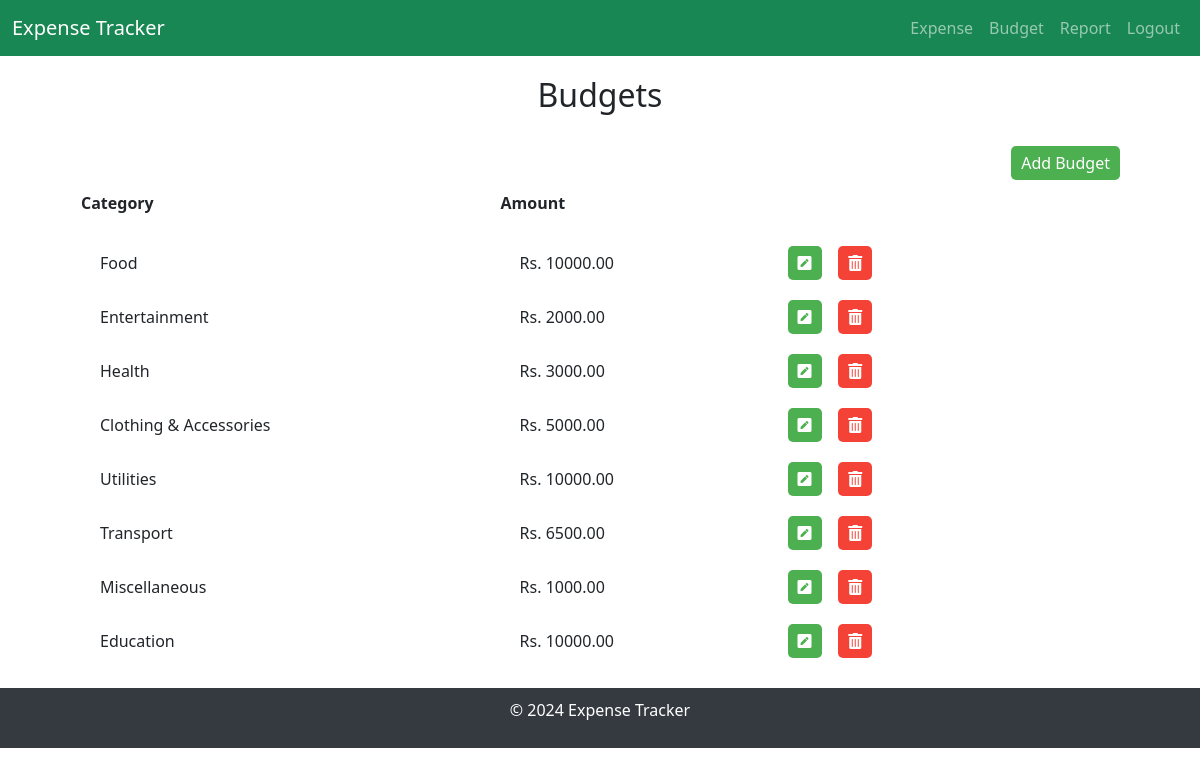
Screenshot of /expense/showbudget (signed in) with the database file from the repository.
### expense/models.py (models this page shows)
class Budget(models.Model):
    CATEGORY=(
        ('', 'Select Category'),
        ('Clothing & Accessories', 'Clothing & Accessories'),
        ('Education', 'Education'),
        ('Entertainment', 'Entertainment'),
        ('Food','Food'),
        ('Health', 'Health'),
        ('Miscellaneous', 'Miscellaneous'),
        ('Others', 'Others'),
        ('Personal Care', 'Personal Care'),
        ('Transport', 'Transport'),
        ('Utilities', 'Utilities')
    )
    user = models.ForeignKey(User, on_delete=models.CASCADE)
    expense = models.ForeignKey(Expense, on_delete=models.CASCADE, null=True)
    category = models.CharField(max_length=200, choices=CATEGORY, default=1)
    amount = models.DecimalField(max_digits=10, decimal_places=2)
    rem_amount = models.DecimalField(max_digits=10, decimal_places=2, null=True)

### expense/views.py (the view)
# urls.py: path('showbudget', views.budget_list, name='budget_list'),
@login_required
def budget_list(request):
    budgets = Budget.objects.filter(user=request.user)
    return render(request, 'expense/budget_list.html', {
        'budgets': budgets
    })

### expense/templates/expense/budget_list.html (shortened to what this page needs)
{% extends 'layout.html' %}
{% block content %}
<div class="list-container">
<h2 style="text-align: center;">Budgets</h2><br>
<a href="{% url 'add_budget' %}" class="btn btn-primary" style="float: right; margin-bottom: 10px;">Add Budget</a>
  <table>
    <thead>
      <tr>
        <th>Category</th>
        <th>Amount</th>
      </tr>
    </thead>
    <tbody>
        <tr>
          <td>{{ rem_amount }}</td>
        </tr>
      {% for budget in budgets %}
        <tr>
          <td>{{ budget.category }}</td>
          <td>Rs. {{ budget.amount }}</td>
          <td>
            <a href="/expense/updatebudget/{{budget.id}}" class="btn btn-primary">
                <i class="fas fa-pen-square"></i>
            </a>
            <a href="/expense/deletebudget/{{budget.id}}" class="btn btn-danger" onclick="return confirm('Are you sure you want to delete this budget?')">
                <i class="fas fa-trash-alt"></i>
            </a>
        </td>
        </tr>
      {% endfor %}
    </tbody>
  </table>
  </div>
{% endblock %}

### expense/templates/layout.html (shortened to what this page needs)
<!DOCTYPE html>
<html lang="en">
<head>
    {% block head %}
    {% load static %}
  <link href="https://cdn.jsdelivr.net/npm/bootstrap@5.3.3/dist/css/bootstrap.min.css" rel="stylesheet"
>
  <link rel="stylesheet" href="https://cdn.jsdelivr.net/npm/bootstrap-icons/font/bootstrap-icons.css">
  <link rel="stylesheet" href="https://pro.fontawesome.com/releases/v5.10.0/css/all.css"
 />
{% endblock %}
</head>
<body>
    <header>
        <nav class="navbar navbar-expand-lg navbar-dark bg-success">
            <div class="container-fluid">
                <a class="navbar-brand" href="{% url 'homepage' %}">Expense Tracker</a>
                <div class="collapse navbar-collapse" id="navbarNav">
                    <ul class="navbar-nav ms-auto">
                        {% if user.is_authenticated %}
                            <li class="nav-item"><a class="nav-link" href="{% url 'expense_list' %}">Expense</a></li>
                            <li class="nav-item"><a class="nav-link" href="{% url 'budget_list' %}">Budget</a></li>
                            <li class="nav-item"><a class="nav-link" href="{% url 'report' %}">Report</a></li>
                            <li class="nav-item"><a class="nav-link" href="{% url 'logout' %}">Logout</a></li>
                        {% else %}
                            <li class="nav-item"><a class="nav-link" href="{% url 'login' %}">Login</a></li>
                        {% endif %}
                    </ul>
                </div>
            </div>
        </nav>
    </header>
    <main>
        {% block content %}{% endblock %}
    </main>
    <footer>
        <p>&copy; 2024 Expense Tracker</p>
    </footer>
</body>
</html>

### expense/templates/layout.html (style rules this page uses)
footer { text-align: center; padding: 10px 20px; background-color: #343a40; color: white; }
table { width: 90%; border-spacing: 0 10px; }
table td { padding: 10px 20px; border: none; }
.btn-primary { background-color: #4CAF50; color: white; border: none; padding: 5px 10px; border-radius: 5px; cursor: pointer; text-decoration: none; }
.btn-danger { background-color: #f44336; color: white; border: none; padding: 5px 10px; border-radius: 5px; cursor: pointer; text-decoration: none; }
.list-container { padding: 20px 80px; }

### rows the page displays
Budget: category "Food", amount "10000.00"
Budget: category "Entertainment", amount "2000.00"
Budget: category "Health", amount "3000.00"
Budget: category "Clothing & Accessories", amount "5000.00"
Budget: category "Utilities", amount "10000.00"
Budget: category "Transport", amount "6500.00"
Budget: category "Miscellaneous", amount "1000.00"
Budget: category "Education", amount "10000.00"
